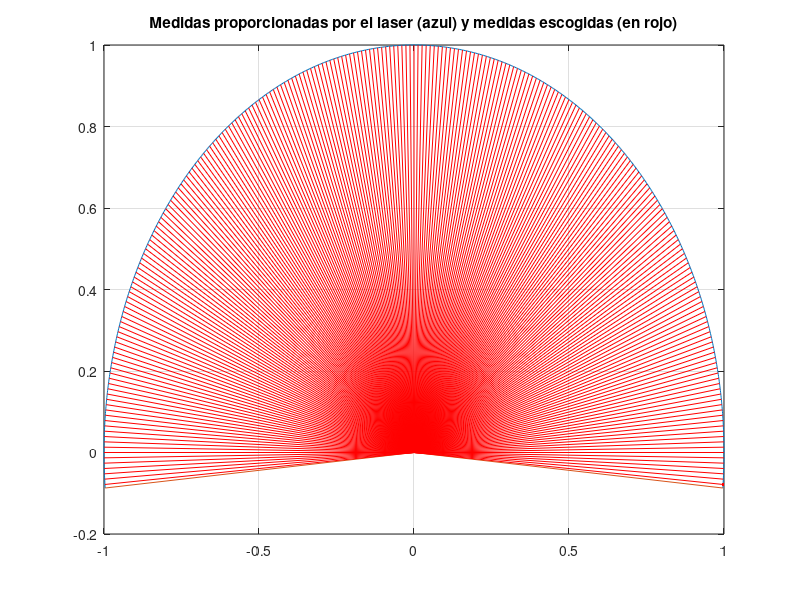

Here is the MATLAB script that generated this plot:
clear all;
close all
clc;

format long
% Constantes del laser sick s3000
% Arco total abarcado (en grados).
ang_tot = 190;
% Arco mitad abarcado (en grados).
ang_tot_mitad = ang_tot/2;
% Maxima resolucion angular del laser.
res_ang = 0.25;
% Numero de medidas del laser a maxima resolucion, abarcando el angulo
% maximo.
num_med_laser_tot = (ang_tot/res_ang) + 1;

% Como se etiqueta los barridos.
% El barrido que sale del centro de laser se considera a angulo 0.
% A la derecha del centro los angulo se consideran negativos (recorrido horario), hasta -95
% grados (190/2).
% A la izquierda del centro los angulos se consideran positivos (recorrido antihorario), hasta 95
% grados (190/2).

% Es posible que no se quiera una resolucion angular tan pequenia, ya que de
% esa forma tenemos muchas medidas, 761.
% Si queremos un incremento angular entre medidas superior a 0'25 grados,
% pero ojo, siempre multimo entero de 0'25 grados, entonces el siguiente
% bloque de codigo es necesario. Con el siguiente bloque de codigo
% obtenemos desde que angulo y hasta que angulo podemos barrer usando una
% resolucion angular arbitraria (de nuevo recuerdo, multiplo entero de 0.25
% grados).

% Si por ejemplo queremos usar un incremento angular de 0'75 grados entre dos
% medidas consecutivas, resulta que solo podemos obtener 126 medidas a la
% derecha del cero y otras 126 a la izquierda del cero.
% 95/0'75 = 126'6667 --> 126 medidas.
% numero total de medidas 126 + 126 + 1 (la medida que se hace en cero) =
% 253.
% Con estas 126 medidas a cada lado, llegamos desde -94'5 grados (- 126 *
% 0'75) hasta 94'5 grados (126 * 0'75), es decir, se abarca un angulo de
% 189 grados.

% Coeficiente de incremento.
% CAMBIAR ESTE NUMERO SOLO
coef_incr = 3
% Incremento angular.
incr_ang = coef_incr * res_ang
incr_ang_rad = incr_ang/180 * pi
% Numero de sectores circulares mitad.
% nmulc = floor((ntml - 1)/(2*ci))
num_sec_circ_mitad = floor(ang_tot_mitad/incr_ang)
% Numero de medidas incluyendo la del cero. (numero de medidas laser)
num_sec_cir_tot = 2 * num_sec_circ_mitad
num_med_laser = num_sec_cir_tot + 1
% Angulo de finalizacion del barrido.
ang_fin = num_sec_circ_mitad * incr_ang
ang_fin * 2
ang_fin_rad = ang_fin/180 * pi
% Indice de medida inicial
% En el telegrama enviado desde el sick s3000 al pc en que medida se debe 
% comenzar para obtener el primer angulo de medida (angulo negativo)
% imi = ((ang_tot_mitad - ang_fin) / res_ang) + 1
% Simpificando: -->> 1/ra = 1/0.25 = 4


ind_ini_c = ((ang_tot_mitad - ang_fin) / res_ang)
ind_ini_matlab = ((ang_tot_mitad - ang_fin) / res_ang) + 1

ang_laser = -95:0.25:95;

% Indices que debo usar en C/C++
ind_med_c = ind_ini_c + (coef_incr * (0 : num_med_laser - 1))
ind_ini_matlab + (coef_incr * (0 : num_med_laser - 1))
%ang_medidos = ang_laser(ind_ini_matlab) : incr_ang : ang_tot_mitad
ang_medidos = ang_laser(ind_ini_matlab + (coef_incr * (0 : num_med_laser - 1)))
% ESTO ES SOLO PARA PINTAR.
% EN AZUL TODAS LAS MEDIDAS QUE DA EL LASER.
close all;
ang_laser = 90 + ang_laser; 
ang_laser_rad = (ang_laser ./180) .* pi;
c = cos(ang_laser_rad);
s = sin(ang_laser_rad);
plot(c, s);
grid on;
line([0 c(1)], [0, s(1)])
line([0 c(end)], [0, s(end)])

hold on
% EN ROJO LAS MEDIDAS QUE ESCOGEMOS.
ang_medidos = 90 + ang_medidos; 
ang_medidos_rad = (ang_medidos ./180) .* pi;
c = cos(ang_medidos_rad);
s = sin(ang_medidos_rad);

plot( c(1), s(1), 'r') 

for i=1:length(ang_medidos)
line([0 c(i)], [0, s(i)], 'Color', 'r') 
end

title('Medidas proporcionadas por el laser (azul) y medidas escogidas (en rojo)')